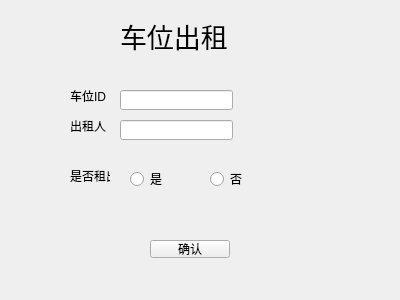
<?xml version="1.0" encoding="UTF-8"?>
<ui version="4.0">
 <class>WorkerMdUI_parking_rent</class>
 <widget class="QWidget" name="WorkerMdUI_parking_rent">
  <property name="geometry">
   <rect>
    <x>0</x>
    <y>0</y>
    <width>400</width>
    <height>300</height>
   </rect>
  </property>
  <property name="windowTitle">
   <string>Form</string>
  </property>
  <widget class="QLabel" name="label">
   <property name="geometry">
    <rect>
     <x>120</x>
     <y>10</y>
     <width>121</width>
     <height>51</height>
    </rect>
   </property>
   <property name="font">
    <font>
     <pointsize>20</pointsize>
    </font>
   </property>
   <property name="text">
    <string>车位出租</string>
   </property>
  </widget>
  <widget class="QLabel" name="label_2">
   <property name="geometry">
    <rect>
     <x>70</x>
     <y>90</y>
     <width>40</width>
     <height>12</height>
    </rect>
   </property>
   <property name="text">
    <string>车位ID</string>
   </property>
  </widget>
  <widget class="QLabel" name="label_3">
   <property name="geometry">
    <rect>
     <x>70</x>
     <y>120</y>
     <width>40</width>
     <height>12</height>
    </rect>
   </property>
   <property name="text">
    <string>出租人</string>
   </property>
  </widget>
  <widget class="QLabel" name="label_4">
   <property name="geometry">
    <rect>
     <x>70</x>
     <y>170</y>
     <width>40</width>
     <height>12</height>
    </rect>
   </property>
   <property name="text">
    <string>是否租出</string>
   </property>
  </widget>
  <widget class="QLineEdit" name="lineEdit_carstation_id">
   <property name="geometry">
    <rect>
     <x>120</x>
     <y>90</y>
     <width>113</width>
     <height>20</height>
    </rect>
   </property>
  </widget>
  <widget class="QLineEdit" name="lineEdit_rent_user">
   <property name="geometry">
    <rect>
     <x>120</x>
     <y>120</y>
     <width>113</width>
     <height>20</height>
    </rect>
   </property>
  </widget>
  <widget class="QRadioButton" name="radioButton_Yes">
   <property name="geometry">
    <rect>
     <x>130</x>
     <y>170</y>
     <width>73</width>
     <height>18</height>
    </rect>
   </property>
   <property name="text">
    <string>是</string>
   </property>
  </widget>
  <widget class="QRadioButton" name="radioButton_No">
   <property name="geometry">
    <rect>
     <x>210</x>
     <y>170</y>
     <width>73</width>
     <height>18</height>
    </rect>
   </property>
   <property name="text">
    <string>否</string>
   </property>
  </widget>
  <widget class="QPushButton" name="pushButton">
   <property name="geometry">
    <rect>
     <x>150</x>
     <y>240</y>
     <width>80</width>
     <height>18</height>
    </rect>
   </property>
   <property name="text">
    <string>确认</string>
   </property>
  </widget>
 </widget>
 <resources/>
 <connections/>
</ui>
